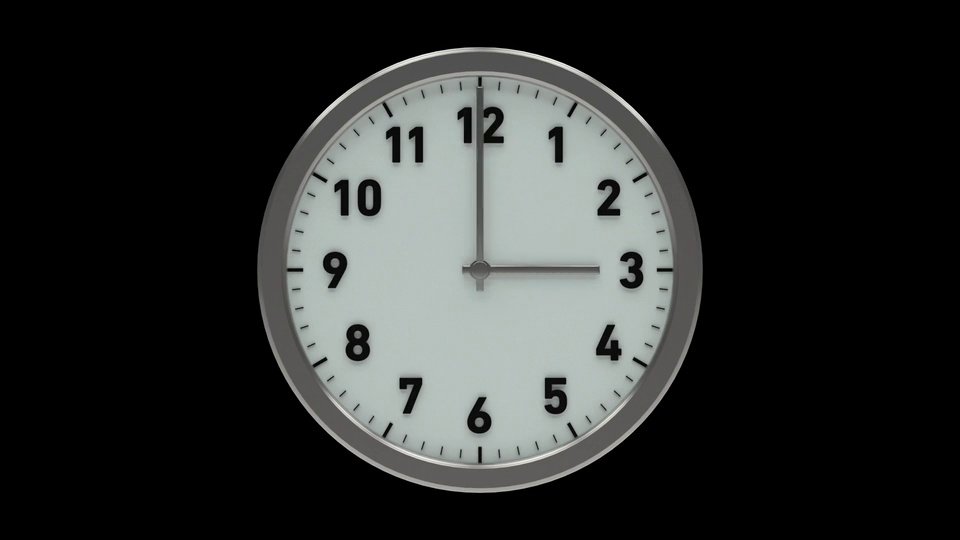
#> input picture image/image.jpg, 960 x 540 px
$ jupyter execute warppolar-example.ipynb   (shell and % lines are left out)
#> lines starting #> are read from the running program, lines starting #| are printed output that depends on the picture
# インポート

[cell 1]
import copy
import cv2 as cv
import numpy as np
import matplotlib.pyplot as plt

# 画像読み込み

[cell 2]

image = cv.imread('image/image.jpg')
#> image is the input picture: shape (540, 960, 3); mean B, G, R 45.1, 46.2, 44.1
print(image.shape)
#| (540, 960, 3)

plt.imshow(cv.cvtColor(image, cv.COLOR_BGR2RGB))
plt.show()

# 極座標への変換 / 極座標からの逆変換

[cell 3]
# キュービック補間 + 外れ値塗りつぶし + 極座標へリニアマッピング
flags = cv.INTER_CUBIC + cv.WARP_FILL_OUTLIERS + cv.WARP_POLAR_LINEAR
linear_polar_image = cv.warpPolar(image, (300, 1000), (480, 270), 220, flags)  # 引き数：画像, 変換後サイズ、中心座標、半径、変換フラグ
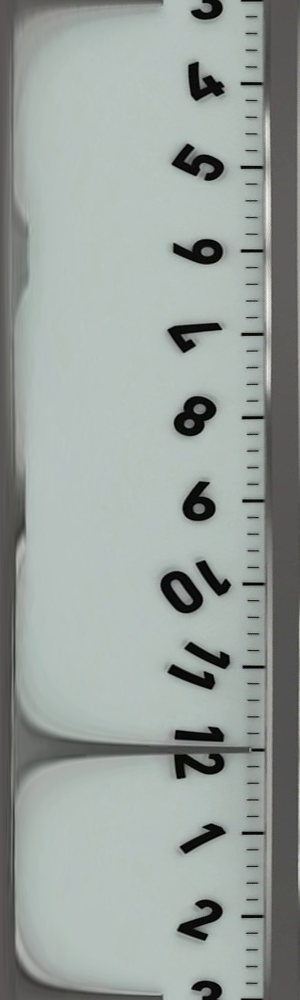
#> linear_polar_image: shape (1000, 300, 3); mean B, G, R 156.4, 160.2, 152.3

[cell 4]
# 描画(半時計周りに90度回転)
plt.imshow(cv.cvtColor(linear_polar_image.transpose(1,0,2)[::-1], cv.COLOR_BGR2RGB))
plt.show()

[cell 5]
# キュービック補間 + 外れ値塗りつぶし + 対数極座標へリニアマッピング
flags = cv.INTER_CUBIC + cv.WARP_FILL_OUTLIERS + cv.WARP_POLAR_LOG
log_polar_image = cv.warpPolar(image, (300, 1000), (480, 270), 220, flags)  # 引き数：画像, 変換後サイズ、中心座標、半径、変換フラグ
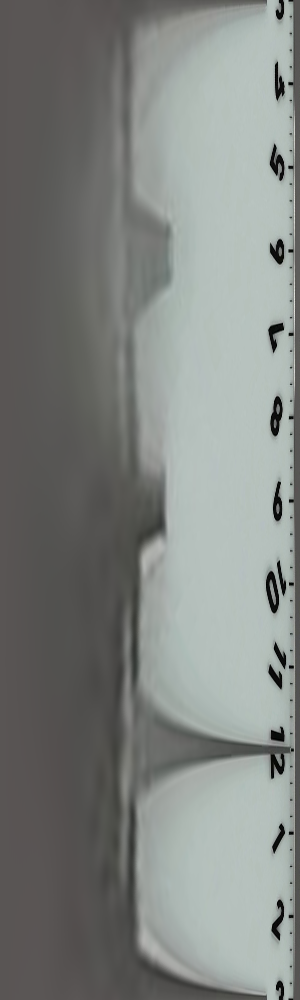
#> log_polar_image: shape (1000, 300, 3); mean B, G, R 129, 132.1, 128.2

[cell 6]
# 描画(半時計周りに90度回転)
plt.imshow(cv.cvtColor(log_polar_image.transpose(1,0,2)[::-1], cv.COLOR_BGR2RGB))
plt.show()

[cell 7]
# 逆変換(リニア)
flags = cv.INTER_CUBIC + cv.WARP_FILL_OUTLIERS + cv.WARP_POLAR_LINEAR + cv.WARP_INVERSE_MAP
linear_polar_inverse_image = cv.warpPolar(linear_polar_image, (960, 540), (480, 270), 220, flags)

[cell 8]
# 描画
plt.imshow(cv.cvtColor(linear_polar_inverse_image, cv.COLOR_BGR2RGB))
plt.show()

[cell 9]
# 逆変換(対数)
flags = cv.INTER_CUBIC + cv.WARP_FILL_OUTLIERS + cv.WARP_POLAR_LOG + cv.WARP_INVERSE_MAP
log_polar_inverse_image = cv.warpPolar(log_polar_image, (960, 540), (480, 270), 220, flags)

[cell 10]
# 描画
plt.imshow(cv.cvtColor(log_polar_inverse_image, cv.COLOR_BGR2RGB))
plt.show()

# 画像を縦半分にトリミングして、画面外に中心座標を指定

[cell 11]
harf_image = copy.deepcopy(image[0:270, 0:960])  # [top : bottom, left : right]
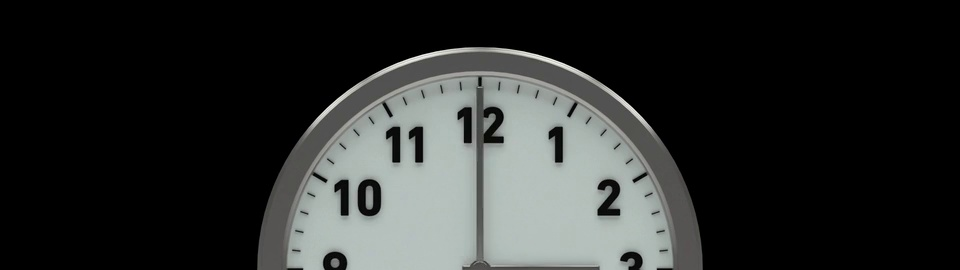
#> harf_image: shape (270, 960, 3); mean B, G, R 44, 45.1, 43

plt.imshow(cv.cvtColor(harf_image, cv.COLOR_BGR2RGB))
plt.show()

[cell 12]
# キュービック補間 + 外れ値塗りつぶし + 極座標へリニアマッピング
flags = cv.INTER_CUBIC + cv.WARP_FILL_OUTLIERS + cv.WARP_POLAR_LINEAR
linear_polar_image2 = cv.warpPolar(harf_image, (300, 1000), (480, 270), 220, flags)
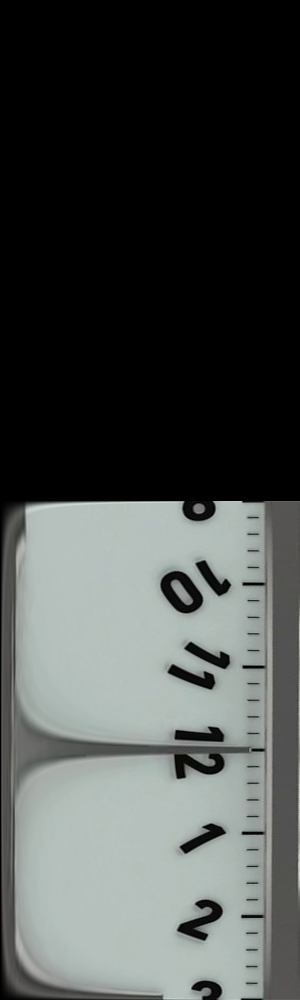
#> linear_polar_image2: shape (1000, 300, 3); mean B, G, R 75.5, 77.4, 73.5

[cell 13]
# 描画(半時計周りに90度回転)
plt.imshow(cv.cvtColor(linear_polar_image2.transpose(1,0,2)[::-1], cv.COLOR_BGR2RGB))
plt.show()

[cell 14]
# キュービック補間 + 外れ値塗りつぶし + 対数極座標へリニアマッピング
flags = cv.INTER_CUBIC + cv.WARP_FILL_OUTLIERS + cv.WARP_POLAR_LOG
log_polar_image2 = cv.warpPolar(harf_image, (300, 1000), (480, 270), 220, flags)
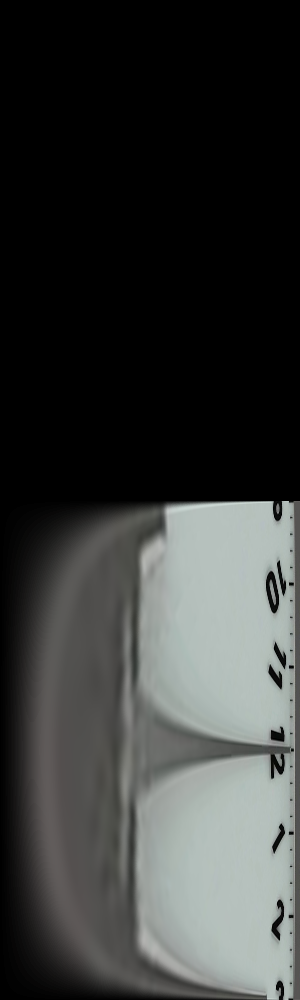
#> log_polar_image2: shape (1000, 300, 3); mean B, G, R 56.4, 57.8, 55.8

[cell 15]
# 描画(半時計周りに90度回転)
plt.imshow(cv.cvtColor(log_polar_image2.transpose(1,0,2)[::-1], cv.COLOR_BGR2RGB))
plt.show()
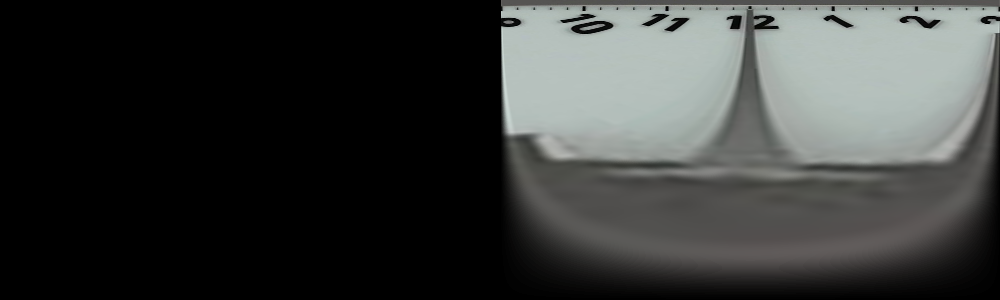
#> shown: shape (300, 1000, 3); mean R, G, B 55.8, 57.8, 56.4

[cell 16]
# 逆変換(リニア)
flags = cv.INTER_CUBIC + cv.WARP_FILL_OUTLIERS + cv.WARP_POLAR_LINEAR + cv.WARP_INVERSE_MAP
linear_polar_inverse_image2 = cv.warpPolar(linear_polar_image2, (960, 270), (480, 270), 220, flags)

[cell 17]
# 描画
plt.imshow(cv.cvtColor(linear_polar_inverse_image2, cv.COLOR_BGR2RGB))
plt.show()

[cell 18]
# 逆変換(対数)
flags = cv.INTER_CUBIC + cv.WARP_FILL_OUTLIERS + cv.WARP_POLAR_LOG + cv.WARP_INVERSE_MAP
log_polar_inverse_image2 = cv.warpPolar(log_polar_image2, (960, 270), (480, 270), 220, flags)

[cell 19]
# 描画
plt.imshow(cv.cvtColor(log_polar_inverse_image2, cv.COLOR_BGR2RGB))
plt.show()

# 画像を縦4分の1にトリミングして、画面外に中心座標を指定

[cell 20]
quarter_image = copy.deepcopy(image[0:135, 0:960])  # [top : bottom, left : right]

plt.imshow(cv.cvtColor(quarter_image, cv.COLOR_BGR2RGB))
plt.show()

[cell 21]
# キュービック補間 + 外れ値塗りつぶし + 極座標へリニアマッピング
flags = cv.INTER_CUBIC + cv.WARP_FILL_OUTLIERS + cv.WARP_POLAR_LINEAR
lin_polar_image3 = cv.warpPolar(quarter_image, (300, 1000), (480, 270), 220, flags)
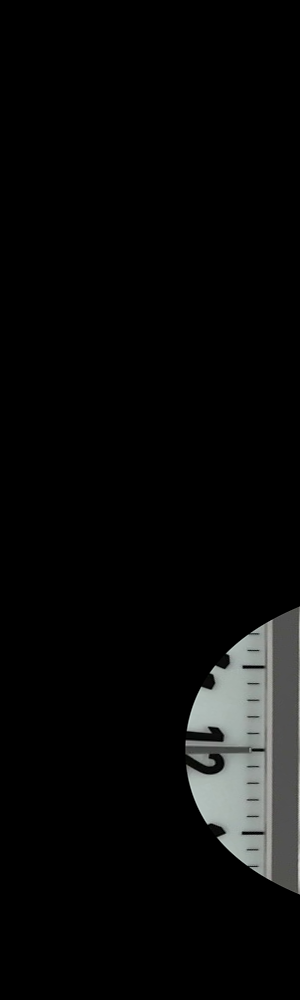
#> lin_polar_image3: shape (1000, 300, 3); mean B, G, R 9.9, 10.2, 9.8

[cell 22]
# 描画(半時計周りに90度回転)
plt.imshow(cv.cvtColor(lin_polar_image3.transpose(1,0,2)[::-1], cv.COLOR_BGR2RGB))
plt.show()

[cell 23]
# キュービック補間 + 外れ値塗りつぶし + 対数極座標へリニアマッピング
flags = cv.INTER_CUBIC + cv.WARP_FILL_OUTLIERS + cv.WARP_POLAR_LOG
log_polar_image3 = cv.warpPolar(quarter_image, (300, 1000), (480, 270), 220, flags)
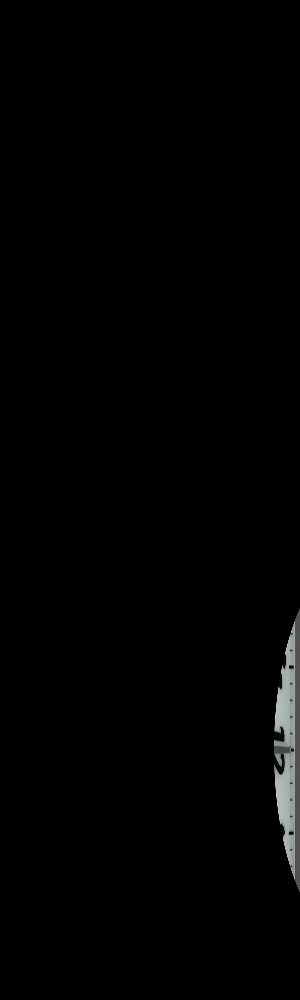
#> log_polar_image3: shape (1000, 300, 3); mean B, G, R 2.2, 2.2, 2.1

[cell 24]
# 描画(半時計周りに90度回転)
plt.imshow(cv.cvtColor(log_polar_image3.transpose(1,0,2)[::-1], cv.COLOR_BGR2RGB))
plt.show()
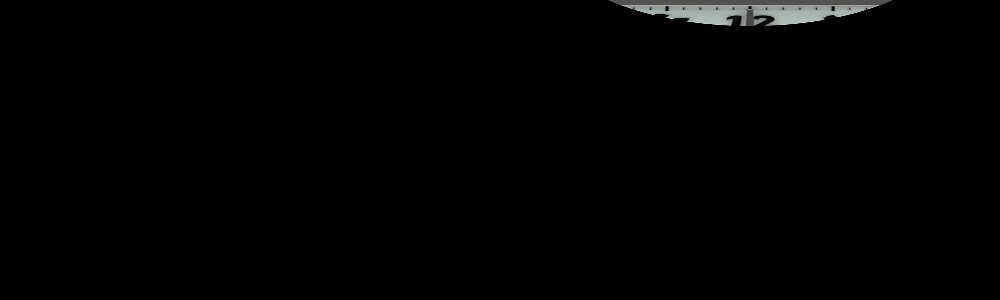
#> shown: shape (300, 1000, 3); mean R, G, B 2.1, 2.2, 2.2

[cell 25]
# 逆変換(リニア)
flags = cv.INTER_CUBIC + cv.WARP_FILL_OUTLIERS + cv.WARP_POLAR_LINEAR + cv.WARP_INVERSE_MAP
lin_polar_inverse_image3 = cv.warpPolar(lin_polar_image3, (960, 135), (480, 270), 220, flags)

[cell 26]
# 描画
plt.imshow(cv.cvtColor(lin_polar_inverse_image3, cv.COLOR_BGR2RGB))
plt.show()

[cell 27]
# 逆変換(対数)
flags = cv.INTER_CUBIC + cv.WARP_FILL_OUTLIERS + cv.WARP_POLAR_LOG + cv.WARP_INVERSE_MAP
log_polar_inverse_image3 = cv.warpPolar(log_polar_image3, (960, 135), (480, 270), 220, flags)
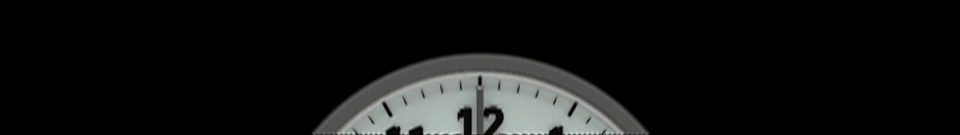
#> log_polar_inverse_image3: shape (135, 960, 3); mean B, G, R 18.3, 18.8, 18

[cell 28]
# 描画
plt.imshow(cv.cvtColor(log_polar_inverse_image3, cv.COLOR_BGR2RGB))
plt.show()
